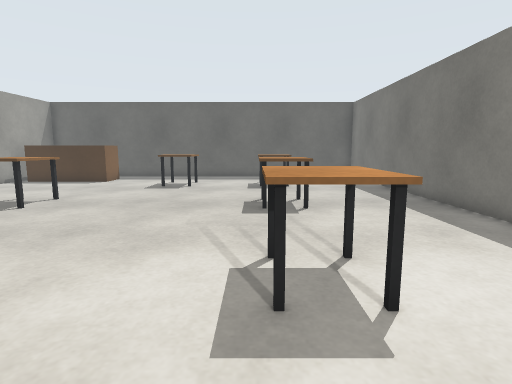
[1] (above)

17 first-person views from a walk through a world built for the Gazebo simulator. The camera is 0.9 m above the floor, tilts 8° down and sees 80° across. The floor is counted in squares, 0.5 m on a side. Each view is taken from the middle of a square. On the plan, view 1 faces up. The plan holds only what a view shows up to about 16 squares ahead; the rest is blank.

[2]
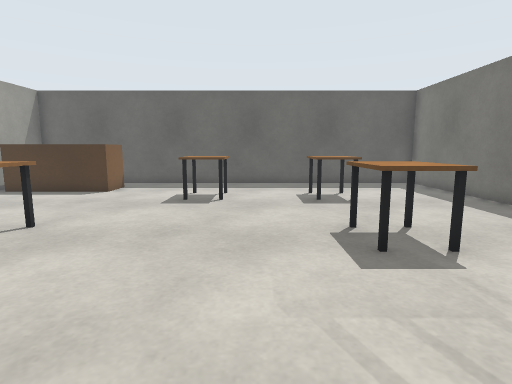

[3]
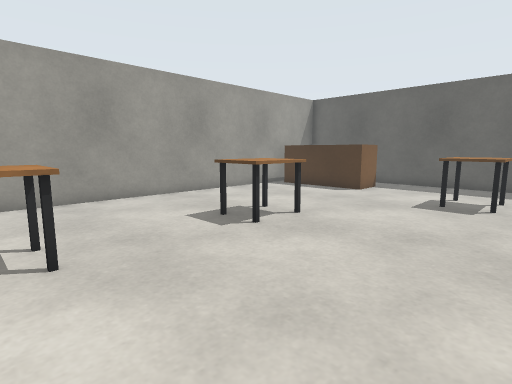

[4]
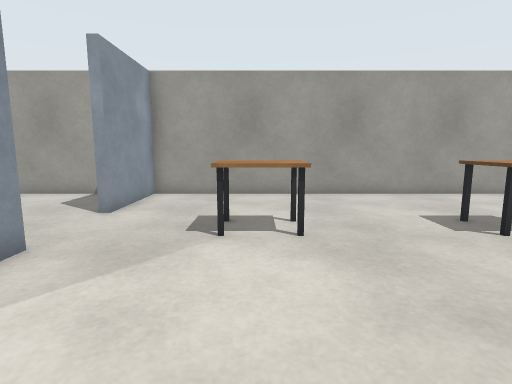

[5]
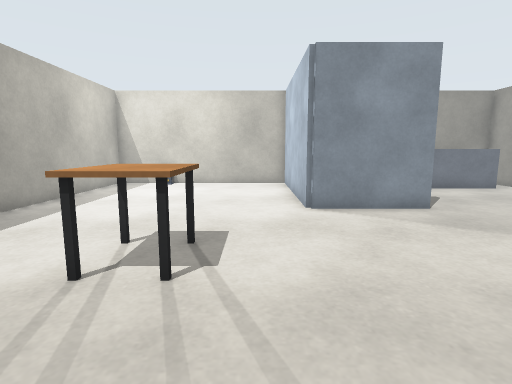

[6]
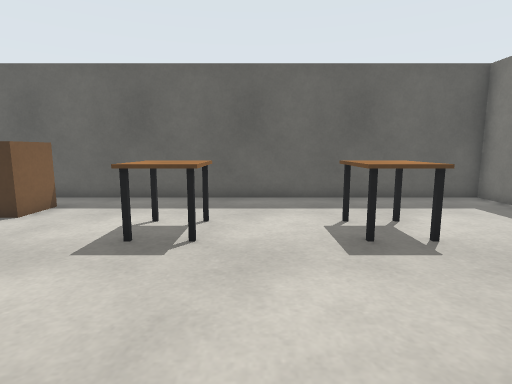

[7]
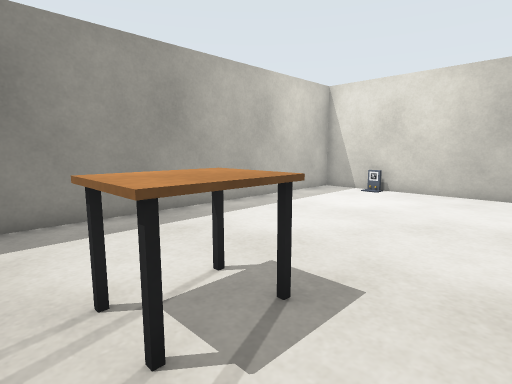

[8]
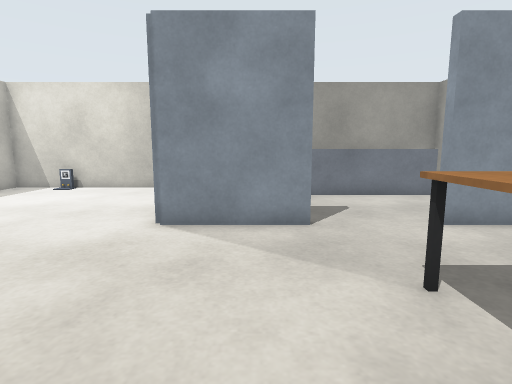

[9]
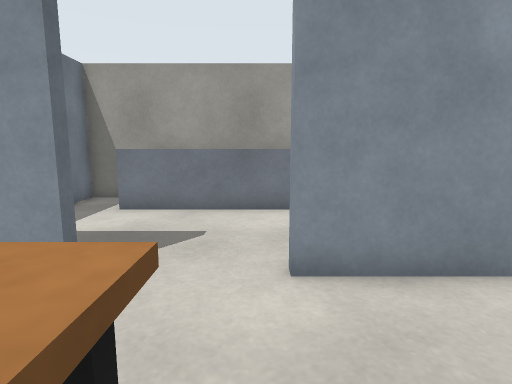

[10]
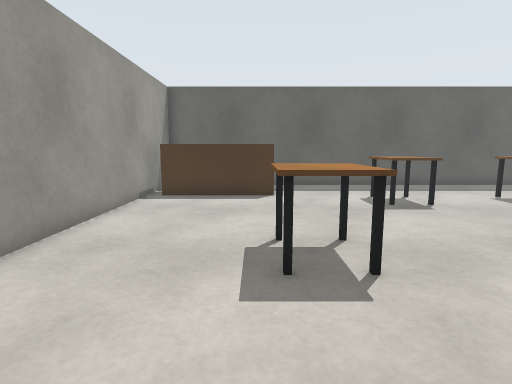

[11]
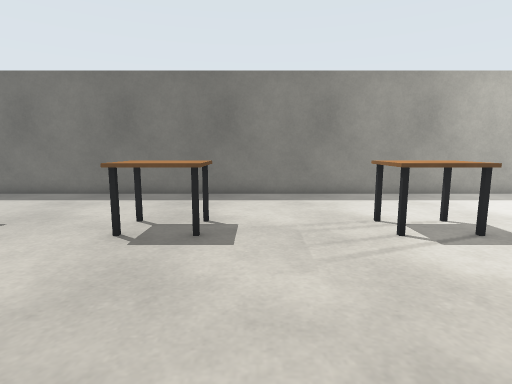

[12]
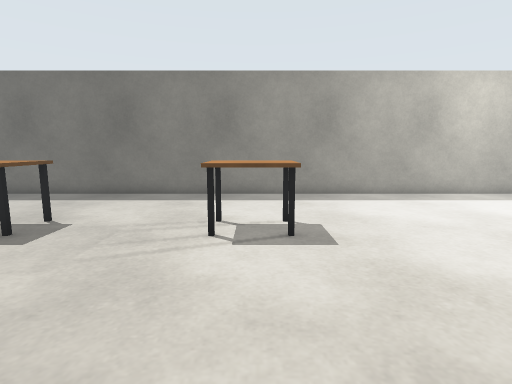

[13]
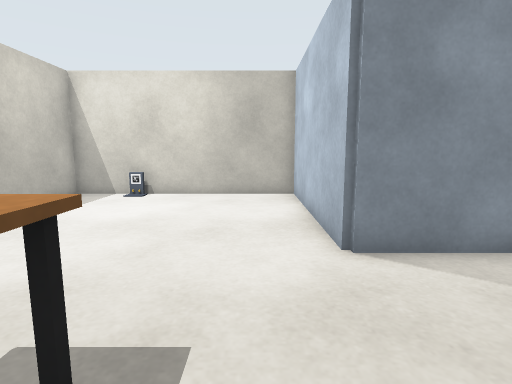

[14]
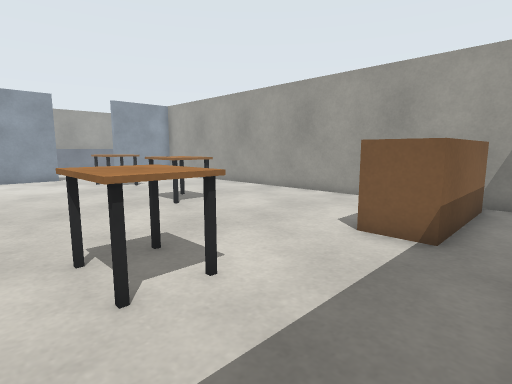

[15]
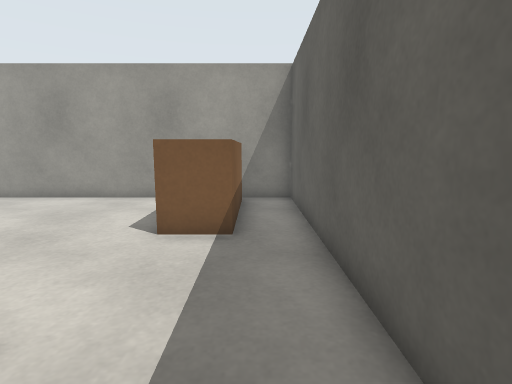

[16]
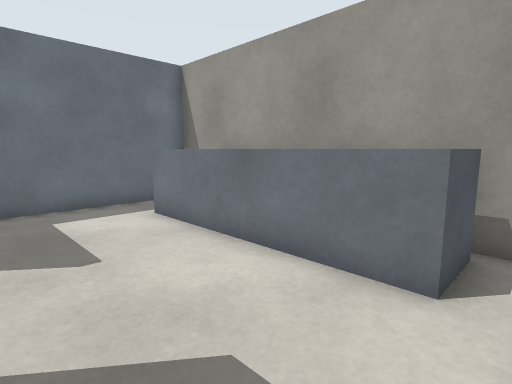

[17]
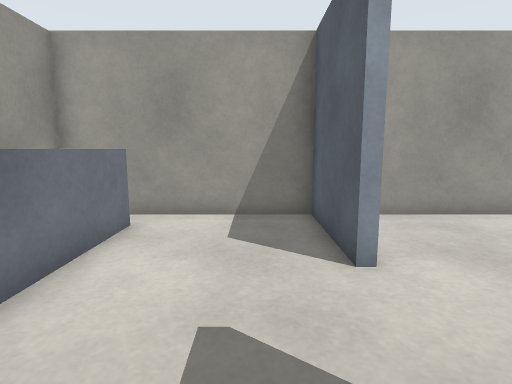

### Floor plan
Ten units are one square. View 1 is at (0, 0); x grows to the right and y downward. Boxes are objects, and circles mark ways between rooms. Rooms are numbered by the first view taken in them; rooms with no view inside come last. Other rooms are left out.
<svg viewBox="-138 -208 206 288">
<path fill="none" stroke="#000" d="M-64 1 -25 1 -25 73 63 73 63 -203 -133 -203 -133 1 -95 1M-95 5 -133 5 -133 73 -124 73M-46 73 -29 73 -29 18"/>
<rect x="-125" y="-185" width="40" height="20" fill="#bbb"><title>brown box</title></rect>
<rect x="-85" y="-55" width="20" height="30" fill="#bbb"><title>table</title></rect>
<rect x="-85" y="-115" width="20" height="30" fill="#bbb"><title>table</title></rect>
<rect x="-45" y="-165" width="20" height="20" fill="#bbb"><title>table</title></rect>
<rect x="-5" y="-55" width="20" height="30" fill="#bbb"><title>table</title></rect>
<rect x="-5" y="-115" width="20" height="30" fill="#bbb"><title>table</title></rect>
<rect x="-5" y="-165" width="20" height="20" fill="#bbb"><title>table</title></rect>
<rect x="35" y="65" width="10" height="10" fill="#bbb"><title>marker</title></rect>
<rect x="-125" y="45" width="80" height="30" fill="#bbb"><title>counter</title></rect>
<circle cx="-80" cy="0" r="3" fill="#2a7"/>
<text x="-30" y="-80">1</text>
<text x="-80" y="30">2</text>
</svg>
Room 1 opens to room 2.

Where each view was taken, in squares from view 1:
view 1: 0 up, 0 right, facing up
view 2: 4 up, 2 left, facing up
view 3: 4 up, 2 left, facing up-left
view 4: 4 up, 1 left, facing left
view 5: 9 up, 1 left, facing down
view 6: 9 up, 2 left, facing up
view 7: 6 up, 2 left, facing down-right
view 8: 7 up, 5 left, facing down
view 9: 4 up, 9 left, facing down
view 10: 5 up, 9 left, facing up
view 11: 8 up, 6 left, facing right
view 12: 4 up, 6 left, facing right
view 13: 5 up, 1 left, facing down
view 14: 20 up, 2 left, facing down-left
view 15: 19 up, 2 left, facing left
view 16: 1 down, 13 left, facing down-right
view 17: 2 down, 5 left, facing left
